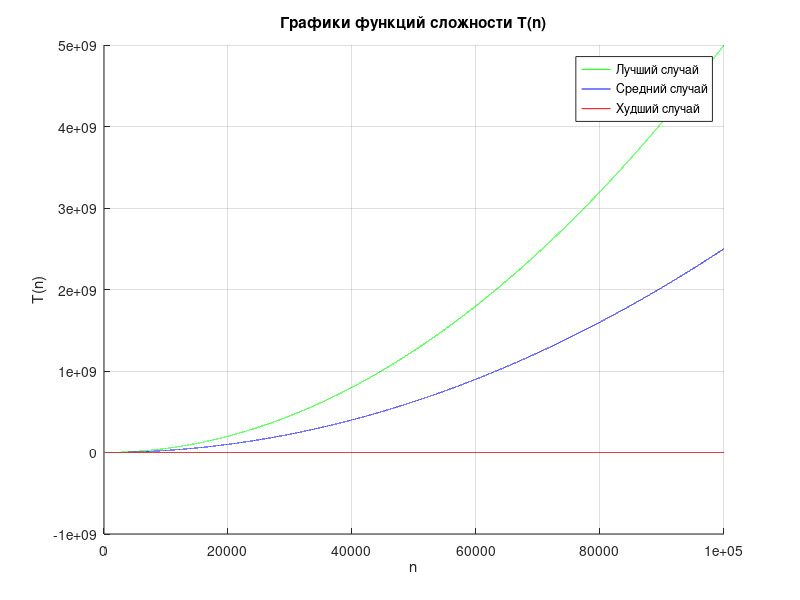

The MATLAB source for this figure:
% Определение функций
T_best = @(n) (n .* (n-1)) / 2;
T_avg = @(n) (n .* (n-1)) / 4;
T_worst = @(n) (n-1) / 2;

% Значения n
n_values = 0:100000;

% Вычисление значений функций
T_best_values = T_best(n_values);
T_avg_values = T_avg(n_values);
T_worst_values = T_worst(n_values);

% Построение графиков
figure;
hold on;

% Лучший случай
plot(n_values, T_best_values, 'g', 'DisplayName', 'Лучший случай');

% Средний случай
plot(n_values, T_avg_values, 'b', 'DisplayName', 'Средний случай');

% Худший случай
plot(n_values, T_worst_values, 'r', 'DisplayName', 'Худший случай');

% Настройки графика
title('Графики функций сложности T(n)');
xlabel('n');
ylabel('T(n)');
legend;
grid on;
hold off;
